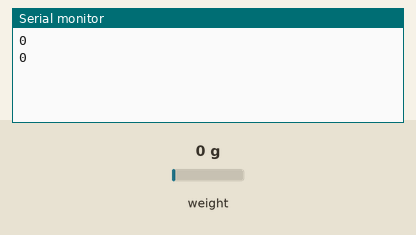
The sketch below on a simulated Arduino Uno, built with avr-gcc and run on an emulated ATmega328P. On the bench: the last lines printed to the serial monitor. Inputs (shaded band) come from the test bench; at power-on: weight on the scale 0 g.

Above: at 3.0 s.
3.1 s: weight on the scale set to 100 g
At 4.4 s:
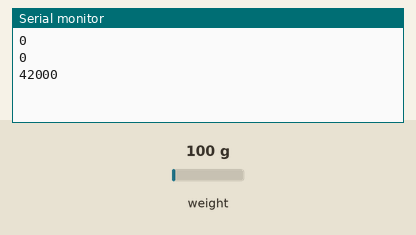
4.8 s: weight on the scale set to 1250 g
At 6.4 s:
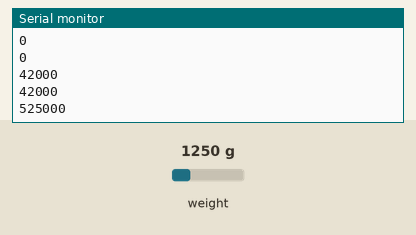
Timing chart, 0 to 7.9 s (numbered marks = the images above; inputs shaded):
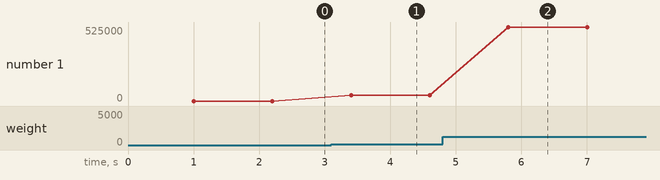

Measured:
- after the input at 3.1 s, the serial monitor: prints a new line after 0.30 s (image 1)
- after the input at 4.8 s, the serial monitor: prints a new line after 1.0 s (image 2)
- plotted number 1: 0 → 42000 after the input at 3.1 s, 42000 → 525000 after the input at 4.8 s

The sketch:

HX711_try2.ino
```cpp
#include "hx711.h"

Hx711 scale(A1, A0);

void setup() {
  Serial.begin(9600);
}

void loop() {
  Serial.println(scale.averageValue());
  delay(200);
}
```
